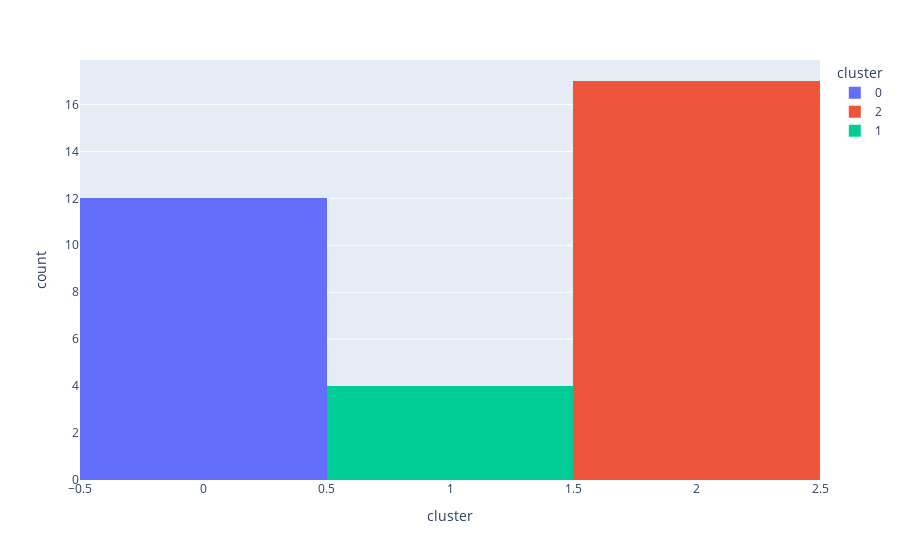

The cell this chart's notebook holds for it:
### Code cell
import plotly.express as px
px.histogram(X_cluster, x='cluster', color='cluster')

### Figure 1 — Plotly figure (JSON) as saved in the notebook; plotly's stock layout.template omitted (floating-point values rounded to 4 significant figures)
{"data": [{"alignmentgroup": "True", "bingroup": "x", "hovertemplate": "cluster=%{x}<br>count=%{y}<extra></extra>", "legendgroup": "0", "marker": {"color": "#636efa", "pattern": {"shape": ""}}, "name": "0", "offsetgroup": "0", "orientation": "v", "showlegend": true, "type": "histogram", "x": [0, 0, 0, 0, 0, 0, 0, 0, 0, 0, 0, 0], "xaxis": "x", "yaxis": "y"}, {"alignmentgroup": "True", "bingroup": "x", "hovertemplate": "cluster=%{x}<br>count=%{y}<extra></extra>", "legendgroup": "2", "marker": {"color": "#EF553B", "pattern": {"shape": ""}}, "name": "2", "offsetgroup": "2", "orientation": "v", "showlegend": true, "type": "histogram", "x": [2, 2, 2, 2, 2, 2, 2, 2, 2, 2, 2, 2, 2, 2, 2, 2, 2], "xaxis": "x", "yaxis": "y"}, {"alignmentgroup": "True", "bingroup": "x", "hovertemplate": "cluster=%{x}<br>count=%{y}<extra></extra>", "legendgroup": "1", "marker": {"color": "#00cc96", "pattern": {"shape": ""}}, "name": "1", "offsetgroup": "1", "orientation": "v", "showlegend": true, "type": "histogram", "x": [1, 1, 1, 1], "xaxis": "x", "yaxis": "y"}], "layout": {"barmode": "relative", "legend": {"title": {"text": "cluster"}, "tracegroupgap": 0}, "margin": {"t": 60}, "xaxis": {"anchor": "y", "categoryarray": [0, 2, 1], "categoryorder": "array", "domain": [0, 1], "title": {"text": "cluster"}}, "yaxis": {"anchor": "x", "domain": [0, 1], "title": {"text": "count"}}}}
